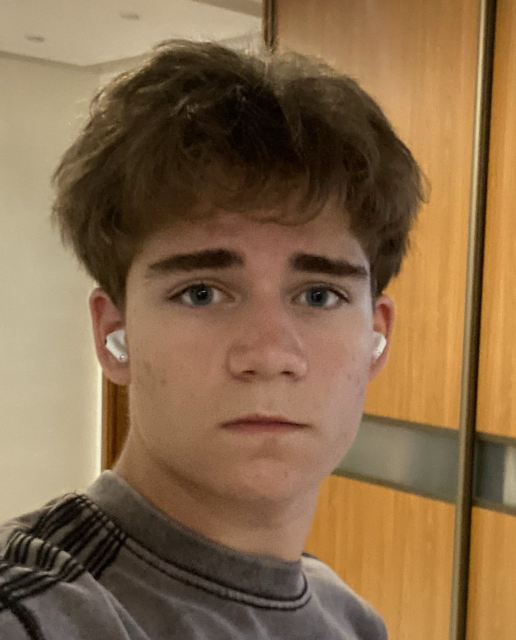
#> input picture images/my_photo.jpg, 1031 x 1280 px (shown at 1/2 size)
$ python CV_home3.py
#> lines starting #> are read from the running program, lines starting #| are printed output that depends on the picture
import cv2

image = cv2.imread('images/my_photo.jpg')
#> image is the input picture: shape (1280, 1031, 3); mean B, G, R 73.7, 105.6, 134.6
image  = cv2.resize(image, (800, 400))
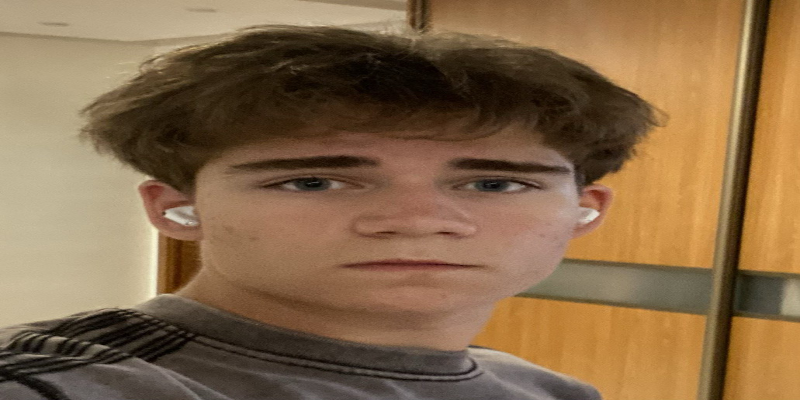
#> image: shape (400, 800, 3); mean B, G, R 73.6, 105.4, 134.5

cv2.rectangle(image, (790,35),(590,235),(56, 98, 193),2)
cv2.putText(image, "Krasnopolski Mark", (300, 150), cv2.FONT_HERSHEY_SIMPLEX, 0.5, (56, 98, 193))
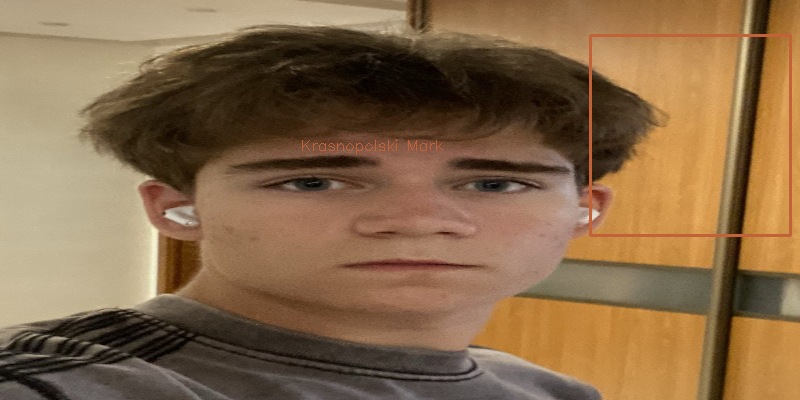
#> image: shape (400, 800, 3); mean B, G, R 73.5, 105.3, 134.8


cv2.waitKey(0)
cv2.destroyAllWindows()

$ run again, with images/image1.jpg copied over images/my_photo.jpg
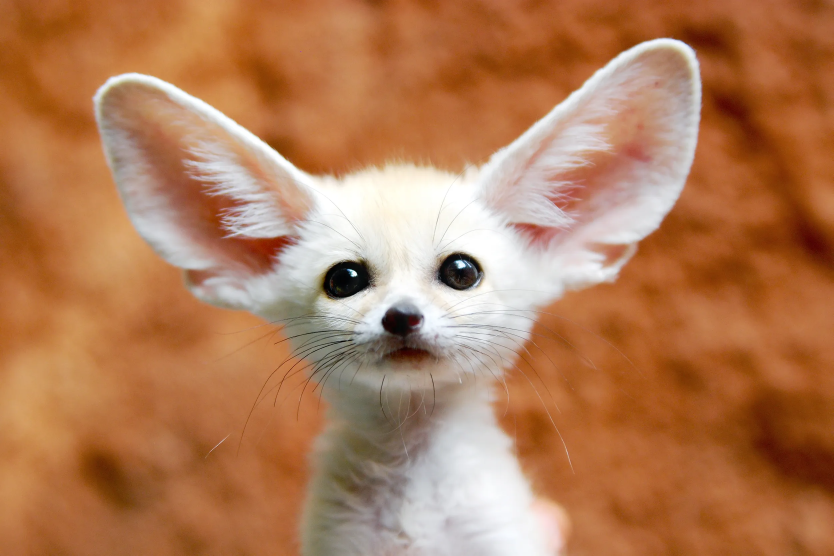
#> input picture images/image1.jpg, 2500 x 1667 px (shown at 1/3 size)
#> image is the input picture: shape (1667, 2500, 3); mean B, G, R 87, 124.2, 178.2
#> `image  = cv2.resize(image, (800, 400))`:
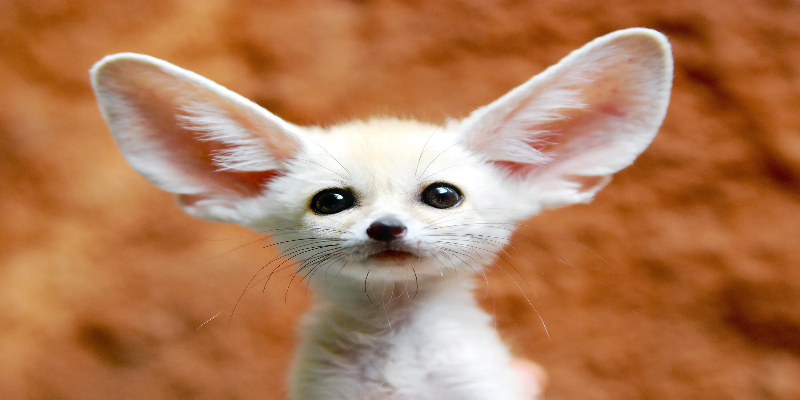
#> image: shape (400, 800, 3); mean B, G, R 86.9, 124.2, 178.1
#> `cv2.putText(image, "Krasnopolski Mark", (300, 150), cv2.FONT_HERSHEY_S..`:
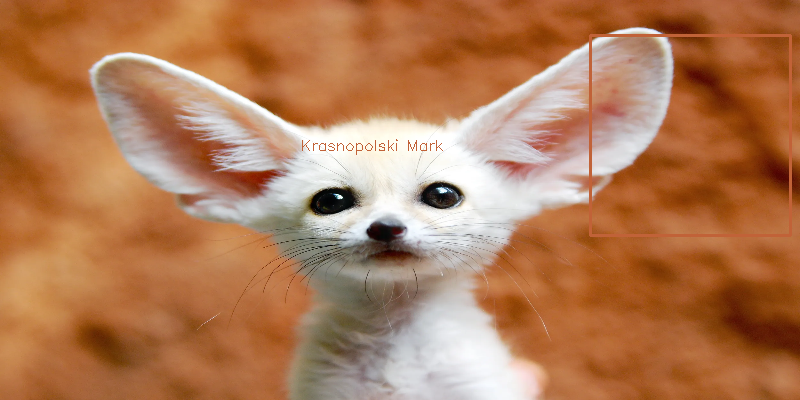
#> image: shape (400, 800, 3); mean B, G, R 86.6, 123.9, 178.2
